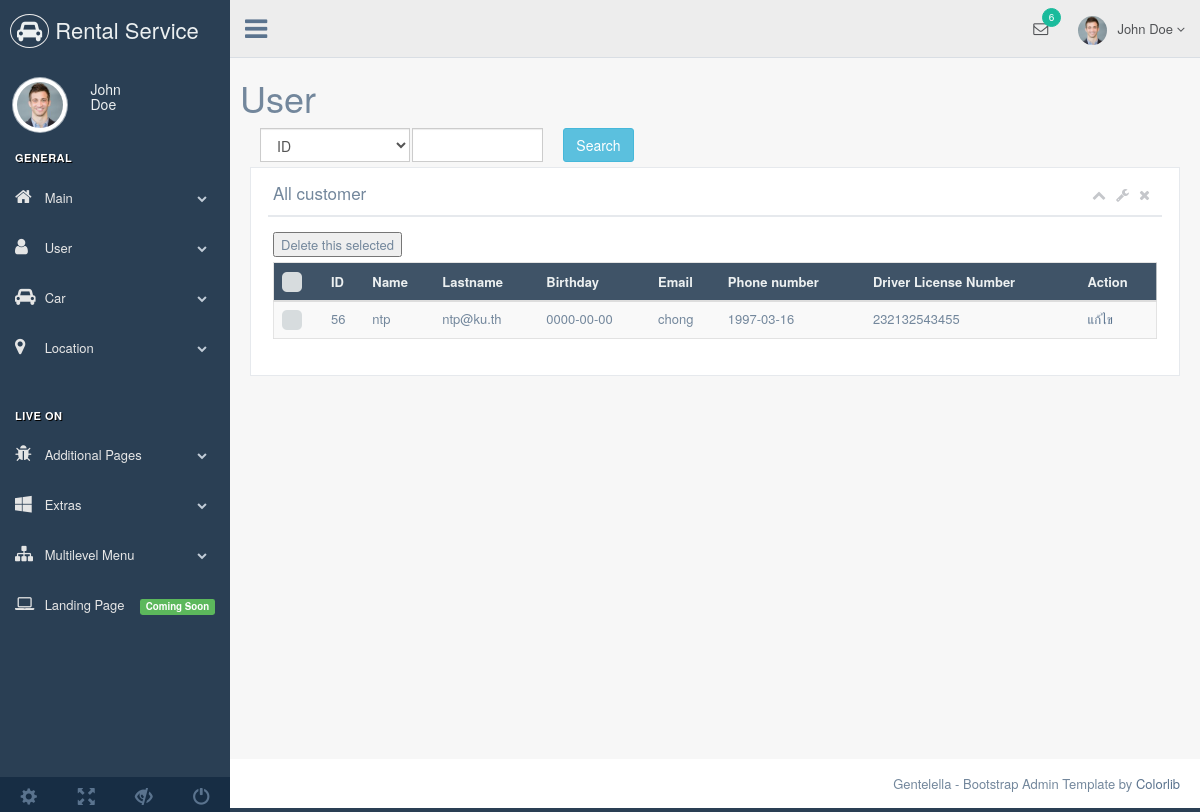
The page /adminpage/index.php?content=list-user on the database its author committed.
### tables this page shows
CREATE TABLE `customer` (
  `id` int(11) UNSIGNED NOT NULL,
  `username` varchar(255) NOT NULL,
  `password` varchar(255) NOT NULL,
  `name` varchar(255) NOT NULL,
  `lastname` varchar(255) NOT NULL,
  `birthday` date NOT NULL,
  `email` varchar(255) NOT NULL,
  `phone` varchar(255) NOT NULL,
  `dln` varchar(255) NOT NULL
);

### adminpage/listuser.php (the view, shortened to what this page needs)
<?php
$link = @mysqli_connect("localhost", "root", "", "Car_Rental_System")
 			or die(mysqli_connect_error()."</body></html>");
if(@$_GET['c']&&@$_GET['q']){
	$sql = "SELECT id,name,lastname,birthday,email,phone,dln FROM customer WHERE ".$_GET['c']." LIKE '%".$_GET['q']."%'";
}
else {
	$sql = "SELECT id,name,lastname,birthday,email,phone,dln FROM customer";
}
$result = mysqli_query($link, $sql);
$num_fields = mysqli_num_fields($result);
?>
<!DOCTYPE html>
<html lang="en">
<head>
    <link href="../css/bootstrap.min.css" rel="stylesheet">
    <link href="../font-awesome/css/font-awesome.min.css" rel="stylesheet">
    <link href="../css/green.css" rel="stylesheet">
    <link href="../css/adminpage.css" rel="stylesheet">
</head>
<body>
<div class="right_col" role="main">
    <div class="">
        <div class="row">
            <h1>User</h1>
            <form  method="get">
                <div class = "col-md-6">
                    <div class = "col-md-4 align-self-start">
                        <select class="form-control" name="c" style = "width: 150px ; float: left;">
                            <option value="id">ID</option>
                        </select>
                    </div>
                    <div class = "col-md-4 align-self-start">
                        <input type="text" class="form-control" name="q" autocomplete="off" style = "float:left;"><br>
                    </div>
                    <div class = "col-md-4 <align-self-start></align-self-start>">
                        <input type="submit" class="btn btn-info" value="Search">
                    </div>
                </div>
            </form>
            <div class="col-md-12 col-sm-12 col-xs-12">
                <div class="x_panel">
                    <div class="x_title">
                        <h2><?php if(@$_GET['c'] && @$_GET['q']){ echo $_GET['c'].": ".$_GET['q']; }
                                    else echo "All customer"; ?> </h2>
                        <ul class="nav navbar-right panel_toolbox">
                            <li><a class="collapse-link"><i class="fa fa-chevron-up"></i></a>
                            </li>
                            <li class="dropdown">
                                <a href="#" class="dropdown-toggle" data-toggle="dropdown" role="button" aria-expanded="false"><i class="fa fa-wrench"></i></a>
                            </li>
                            <li><a class="close-link"><i class="fa fa-close"></i></a>
                            </li>
                        </ul>
                        <div class="clearfix"></div>
                    </div>
                    <div class="x_content">
                        <div class="table-responsive">
                            <form method="post">
                                <button id="tmp">Delete this selected</button>
                            <table class="table table-striped jambo_table bulk_action">
                                <thead>
                                    <tr class="headings">
                                        <th>
                                        </th>
                                        <th class="column-title">ID </th>
                                        <th class="column-title">Name </th>
                                        <th class="column-title">Lastname </th>
                                        <th class="column-title">Birthday </th>
                                        <th class="column-title">Email </th>
                                        <th class="column-title">Phone number </th>
                                        <th class="column-title">Driver License Number</th>
                                        <th class="column-title">Action</th>
                                    </tr>
                                </thead>
                                <tbody>
                                        <?php
                                            while($data = mysqli_fetch_array($result)) {
                                                echo '<tr class="even pointer">
                                                        <td class="a-center ">
                                                            <input type="checkbox" class="flat"  name="id[]" value="'.$data['id'].'">
                                                        ';
                                                for($i = 0; $i < $num_fields; $i++) {
                                                    echo "<td>".$data[$i]."
                                                    ";
                                                }
                                                echo '
                                                            </td>
                                                            <td>
                                                            <a href="form.php?action=update&id='.$data['id'].'">แก้ไข</a>
                                                            </td>
                                                        </td>
                                                    </tr>';
                                            }
                                        ?>
                                </tbody>
                            </table>
                            </form>
                        </div>
                    </div>
                </div>
            </div>
        </div>
    </div>
</div>
</body>
</html>

### adminpage/index.php (shortened to what this page needs)
<!DOCTYPE html>
<html lang="en">
<head>
    <link href="../css/bootstrap.min.css" rel="stylesheet">
    <link href="../font-awesome/css/font-awesome.min.css" rel="stylesheet">
    <link href="../css/green.css" rel="stylesheet">
    <link href="../css/adminpage.css" rel="stylesheet">
</head>
<body class="nav-md">
    <div class="container body">
        <div class="main_container">
            <div class="col-md-3 left_col">
                <div class="left_col scroll-view">
                    <div class="navbar nav_title" style="border: 0;">
                        <a href="index.php" class="site_title"><i class="fa fa-car"></i> <span>Rental Service</span></a>
                    </div>
                    <div class="profile clearfix">
                        <div class="profile_pic">
                            <img src="images/img.jpg" alt="..." class="img-circle profile_img">
                        </div>
                        <div class="profile_info">
                            <h2 id="nav_firstname">John</h2>
                            <h2 id="nav_lastname"> Doe</h2>
                        </div>
                    </div>
                    <br />
                    <div id="sidebar-menu" class="main_menu_side hidden-print main_menu">
                        <div class="menu_section">
                            <h3>General</h3>
                            <ul class="nav side-menu">
                                <li><a><i class="fa fa-home"></i> Main <span class="fa fa-chevron-down"></span></a>
                                </li>
                                <li><a><i class="fa fa-user"></i> User <span class="fa fa-chevron-down"></span></a>
                                </li>
                                <li><a><i class="fa fa-car"></i> Car <span class="fa fa-chevron-down"></span></a>
                                </li>
                                <li><a><i class="fa fa-map-marker"></i> Location <span class="fa fa-chevron-down"></span></a>
                                </li>
                            </ul>
                        </div>
                        <div class="menu_section">
                            <h3>Live On</h3>
                            <ul class="nav side-menu">
                                <li><a><i class="fa fa-bug"></i> Additional Pages <span class="fa fa-chevron-down"></span></a>
                                </li>
                                <li><a><i class="fa fa-windows"></i> Extras <span class="fa fa-chevron-down"></span></a>
                                </li>
                                <li><a><i class="fa fa-sitemap"></i> Multilevel Menu <span class="fa fa-chevron-down"></span></a>
                                    </li>
                                    <li><a href="javascript:void(0)"><i class="fa fa-laptop"></i> Landing Page <span class="label label-success pull-right">Coming Soon</span></a></li>
                            </ul>
                        </div>
                    </div>
                    <div class="sidebar-footer hidden-small">
                        <a data-toggle="tooltip" data-placement="top" title="Settings">
                            <span class="glyphicon glyphicon-cog" aria-hidden="true"></span>
                        </a>
                        <a data-toggle="tooltip" data-placement="top" title="FullScreen">
                            <span class="glyphicon glyphicon-fullscreen" aria-hidden="true"></span>
                        </a>
                        <a data-toggle="tooltip" data-placement="top" title="Lock">
                            <span class="glyphicon glyphicon-eye-close" aria-hidden="true"></span>
                        </a>
                        <a data-toggle="tooltip" data-placement="top" title="Logout" href="login.html">
                            <span class="glyphicon glyphicon-off" aria-hidden="true"></span>
                        </a>
                    </div>
                </div>
            </div>
            <div class="top_nav">
                <div class="nav_menu">
                    <nav>
                        <div class="nav toggle">
                            <a id="menu_toggle"><i class="fa fa-bars"></i></a>
                        </div>
                        <ul class="nav navbar-nav navbar-right">
                            <li class="">
                                <a href="javascript:;" class="user-profile dropdown-toggle" data-toggle="dropdown" aria-expanded="false">
                                    <img src="images/img.jpg" alt="">John Doe
                                    <span class=" fa fa-angle-down"></span>
                                </a>
                            </li>
                            <li role="presentation" class="dropdown">
                                <a href="javascript:;" class="dropdown-toggle info-number" data-toggle="dropdown" aria-expanded="false">
                                    <i class="fa fa-envelope-o"></i>
                                    <span class="badge bg-green">6</span>
                                </a>
                            </li>
                        </ul>
                    </nav>
                </div>
            </div>
            <?php
            if(@$_GET['content'] == 'list-user'){
                include 'listuser.php';
            } else if(@$_GET['content'] == 'list-car' ){
                include 'listcar.php';
            }else{
                include 'dashboard.php';
            }
            ?>
            <footer>
                <div class="pull-right">
                    Gentelella - Bootstrap Admin Template by <a href="https://colorlib.com">Colorlib</a>
                </div>
                <div class="clearfix"></div>
            </footer>
        </div>
    </div>
</body>
</html>

### rows shown on the page
customer: id "56", name "ntp", lastname "ntp@ku.th", birthday "0000-00-00", email "chong", phone "1997-03-16", dln "232132543455"
